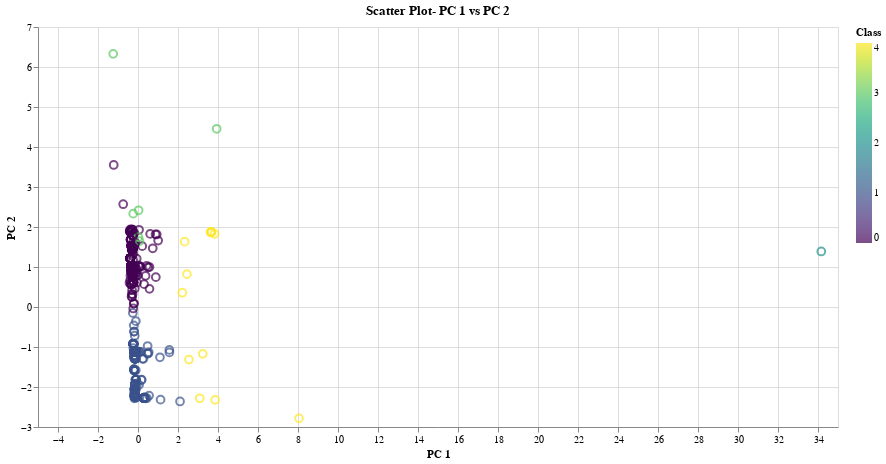

The notebook cell saved with this chart:
### Code cell
# Plot the scatter with x="PC 1" and y="PC 2"
alt.Chart(clustered_df, title="Scatter Plot- PC 1 vs PC 2", width=800, height=400).mark_point(size=60).encode(
    x="PC 1", 
    y="PC 2", 
    color=alt.Color('Class', scale=alt.Scale(scheme='viridis')),
    # Add the required tool tips "CoinName", "Algorithm", "TotalCoinsMined", "TotalCoinSupply"
    tooltip=["CoinName", "Algorithm", "TotalCoinsMined", "TotalCoinSupply"]
    
)

### Figure 1 — Vega-Lite specification as saved in the notebook (floating-point values rounded to 4 significant figures; data arrays with more than 128 entries replaced by an {"elided": "..."} marker saying what was removed)
{"config": {"view": {"continuousWidth": 400, "continuousHeight": 300}}, "data": {"name": "data-3b7097ff829654f8fe854f4b61ed6b43"}, "mark": {"type": "point", "size": 60}, "encoding": {"color": {"field": "Class", "scale": {"scheme": "viridis"}, "type": "quantitative"}, "tooltip": [{"field": "CoinName", "type": "nominal"}, {"field": "Algorithm", "type": "nominal"}, {"field": "TotalCoinsMined", "type": "quantitative"}, {"field": "TotalCoinSupply", "type": "quantitative"}], "x": {"field": "PC 1", "type": "quantitative"}, "y": {"field": "PC 2", "type": "quantitative"}}, "height": 400, "title": "Scatter Plot- PC 1 vs PC 2", "width": 800, "$schema": "https://vega.github.io/schema/vega-lite/v4.17.0.json", "datasets": {"data-3b7097ff829654f8fe854f4b61ed6b43": {"elided": "532 records"}}}
